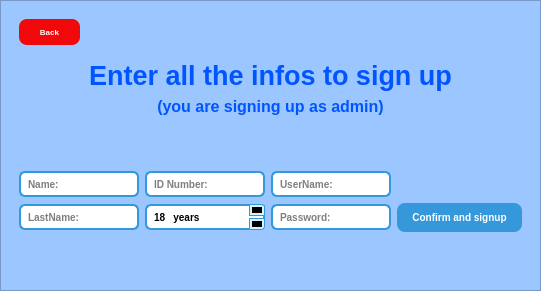
      <widget class="QWidget" name="page_3">
       <layout class="QGridLayout" name="gridLayout_4">
        <property name="leftMargin">
         <number>0</number>
        </property>
        <property name="topMargin">
         <number>0</number>
        </property>
        <property name="rightMargin">
         <number>0</number>
        </property>
        <property name="bottomMargin">
         <number>0</number>
        </property>
        <item row="0" column="0">
         <widget class="QFrame" name="frame_3">
          <property name="styleSheet">
           <string notr="true">background-color: rgb(155, 198, 255);</string>
          </property>
          <property name="frameShape">
           <enum>QFrame::Shape::StyledPanel</enum>
          </property>
          <property name="frameShadow">
           <enum>QFrame::Shadow::Raised</enum>
          </property>
          <layout class="QVBoxLayout" name="verticalLayout_3">
           <item>
            <widget class="QWidget" name="widget_7" native="true">
             <layout class="QHBoxLayout" name="horizontalLayout_7">
              <item>
               <widget class="QPushButton" name="backBtn_2">
                <property name="cursor">
                 <cursorShape>PointingHandCursor</cursorShape>
                </property>
                <property name="styleSheet">
                 <string notr="true">QPushButton {
    
	background-color: rgb(240, 8, 11);
    color: white;
    border: none;
    border-radius: 8px;
    padding: 8px 20px;
    font-size: 8px;
	
    font-weight: bold;
}

QPushButton:hover {
    background-color: rgb(220, 8, 11);
}

QPushButton:pressed {
    background-color: rgb(250, 8, 11);
}
</string>
                </property>
                <property name="text">
                 <string>Back</string>
                </property>
               </widget>
              </item>
              <item>
               <spacer name="horizontalSpacer_13">
                <property name="orientation">
                 <enum>Qt::Orientation::Horizontal</enum>
                </property>
                <property name="sizeHint" stdset="0">
                 <size>
                  <width>40</width>
                  <height>20</height>
                 </size>
                </property>
               </spacer>
              </item>
             </layout>
            </widget>
           </item>
           <item>
            <widget class="QLabel" name="infoHeaderLabel">
             <property name="styleSheet">
              <string notr="true">font-size: 20pt;
font-weight: bold;
color: rgb(0, 85, 255);
</string>
             </property>
             <property name="text">
              <string>Enter all the infos to sign up</string>
             </property>
             <property name="alignment">
              <set>Qt::AlignmentFlag::AlignHCenter|Qt::AlignmentFlag::AlignTop</set>
             </property>
            </widget>
           </item>
           <item>
            <widget class="QLabel" name="label_2">
             <property name="styleSheet">
              <string notr="true">font-size: 12pt;
font-weight: bold;
color: rgb(0, 85, 255);
</string>
             </property>
             <property name="text">
              <string>(you are signing up as admin)</string>
             </property>
             <property name="alignment">
              <set>Qt::AlignmentFlag::AlignHCenter|Qt::AlignmentFlag::AlignTop</set>
             </property>
            </widget>
           </item>
           <item>
            <spacer name="verticalSpacer_6">
             <property name="orientation">
              <enum>Qt::Orientation::Vertical</enum>
             </property>
             <property name="sizeHint" stdset="0">
              <size>
               <width>20</width>
               <height>40</height>
              </size>
             </property>
            </spacer>
           </item>
           <item>
            <widget class="QWidget" name="widget_8" native="true">
             <layout class="QGridLayout" name="gridLayout_5">
              <item row="1" column="1">
               <widget class="QSpinBox" name="ageSpinBox">
                <property name="cursor">
                 <cursorShape>PointingHandCursor</cursorShape>
                </property>
                <property name="styleSheet">
                 <string notr="true">QSpinBox {
    background-color: white;
    color: rgb(0, 0, 0);
    font-size: 10px;
    padding: 3px 5px;
    border: 2px solid #3498db;
    border-radius: 6px;
    font-weight: bold;
}

QSpinBox:focus {
    border: 2px solid #1abc9c;
    background-color: #ecfaff;
}

QSpinBox::up-button, QSpinBox::down-button {
    width: 14px;
    height: 10px;
    background-color: #d6f0ff;
    border: 1px solid #3498db;
    padding: 0px;
}

QSpinBox::up-button {
    subcontrol-origin: border;
    subcontrol-position: top right;
    border-top-right-radius: 3px;
}

QSpinBox::down-button {
    subcontrol-origin: border;
    subcontrol-position: bottom right;
    border-bottom-right-radius: 3px;
}

QSpinBox::up-arrow, QSpinBox::down-arrow {
    width: 6px;
    height: 6px;
}

QSpinBox::up-arrow {
    width: 0;
    height: 0;
    border-left: 5px solid transparent;
    border-right: 5px solid transparent;
    border-bottom: 6px solid black;
}

QSpinBox::down-arrow {
    width: 0;
    height: 0;
    border-left: 5px solid transparent;
    border-right: 5px solid transparent;
    border-top: 6px solid black;
}



</string>
                </property>
                <property name="suffix">
                 <string>   years</string>
                </property>
                <property name="minimum">
                 <number>18</number>
                </property>
                <property name="maximum">
                 <number>120</number>
                </property>
               </widget>
              </item>
              <item row="0" column="0">
               <widget class="QLineEdit" name="nameLineEdit">
                <property name="styleSheet">
                 <string notr="true">QLineEdit {
    background-color: white;
    color: rgb(0, 0, 0);
    font-size: 10px;
    padding: 3px 5px;
    border: 2px solid #3498db;
    border-radius: 6px;
	font-weight: bold;
}

QLineEdit:focus {
    border: 2px solid #1abc9c;
    background-color: #ecfaff;
}
</string>
                </property>
                <property name="placeholderText">
                 <string>Name:</string>
                </property>
               </widget>
              </item>
              <item row="0" column="1">
               <widget class="QLineEdit" name="idLineEdit">
                <property name="styleSheet">
                 <string notr="true">QLineEdit {
    background-color: white;
    color: rgb(0, 0, 0);
    font-size: 10px;
    padding: 3px 5px;
    border: 2px solid #3498db;
    border-radius: 6px;
	font-weight: bold;
}

QLineEdit:focus {
    border: 2px solid #1abc9c;
    background-color: #ecfaff;
}
</string>
                </property>
                <property name="placeholderText">
                 <string>ID Number:</string>
                </property>
               </widget>
              </item>
              <item row="1" column="2">
               <widget class="QLineEdit" name="passwordLineEdit">
                <property name="styleSheet">
                 <string notr="true">QLineEdit {
    background-color: white;
    color: rgb(0, 0, 0);
    font-size: 10px;
    padding: 3px 5px;
    border: 2px solid #3498db;
    border-radius: 6px;
	font-weight: bold;
}

QLineEdit:focus {
    border: 2px solid #1abc9c;
    background-color: #ecfaff;
}
</string>
                </property>
                <property name="placeholderText">
                 <string>Password:</string>
                </property>
               </widget>
              </item>
              <item row="1" column="0">
               <widget class="QLineEdit" name="lastNameLineEdit">
                <property name="styleSheet">
                 <string notr="true">QLineEdit {
    background-color: white;
    color: rgb(0, 0, 0);
    font-size: 10px;
    padding: 3px 5px;
    border: 2px solid #3498db;
    border-radius: 6px;
	font-weight: bold;
}

QLineEdit:focus {
    border: 2px solid #1abc9c;
    background-color: #ecfaff;
}
</string>
                </property>
                <property name="placeholderText">
                 <string>LastName:</string>
                </property>
               </widget>
              </item>
              <item row="1" column="3">
               <widget class="QPushButton" name="signupBtn">
                <property name="cursor">
                 <cursorShape>PointingHandCursor</cursorShape>
                </property>
                <property name="styleSheet">
                 <string notr="true">QPushButton {
    background-color: #3498db;       /* Bright blue */
    color: white;                    /* White text */
    border: none;
    padding: 8px 15px;
    border-radius: 8px;
    font-size: 10px;
    font-weight: bold;
}

QPushButton:hover {
    background-color: #2980b9;       /* Darker blue on hover */
}

QPushButton:pressed {
    background-color: #1c5d99;       /* Even darker on press */
}
</string>
                </property>
                <property name="text">
                 <string>Confirm and signup</string>
                </property>
               </widget>
              </item>
              <item row="0" column="2">
               <widget class="QLineEdit" name="userNameLineEdit">
                <property name="styleSheet">
                 <string notr="true">QLineEdit {
    background-color: white;
    color: rgb(0, 0, 0);
    font-size: 10px;
    padding: 3px 5px;
    border: 2px solid #3498db;
    border-radius: 6px;
	font-weight: bold;
}

QLineEdit:focus {
    border: 2px solid #1abc9c;
    background-color: #ecfaff;
}
</string>
                </property>
                <property name="placeholderText">
                 <string>UserName:</string>
                </property>
               </widget>
              </item>
             </layout>
            </widget>
           </item>
           <item>
            <spacer name="verticalSpacer_7">
             <property name="orientation">
              <enum>Qt::Orientation::Vertical</enum>
             </property>
             <property name="sizeHint" stdset="0">
              <size>
               <width>20</width>
               <height>40</height>
              </size>
             </property>
            </spacer>
           </item>
          </layout>
         </widget>
        </item>
       </layout>
      </widget>
